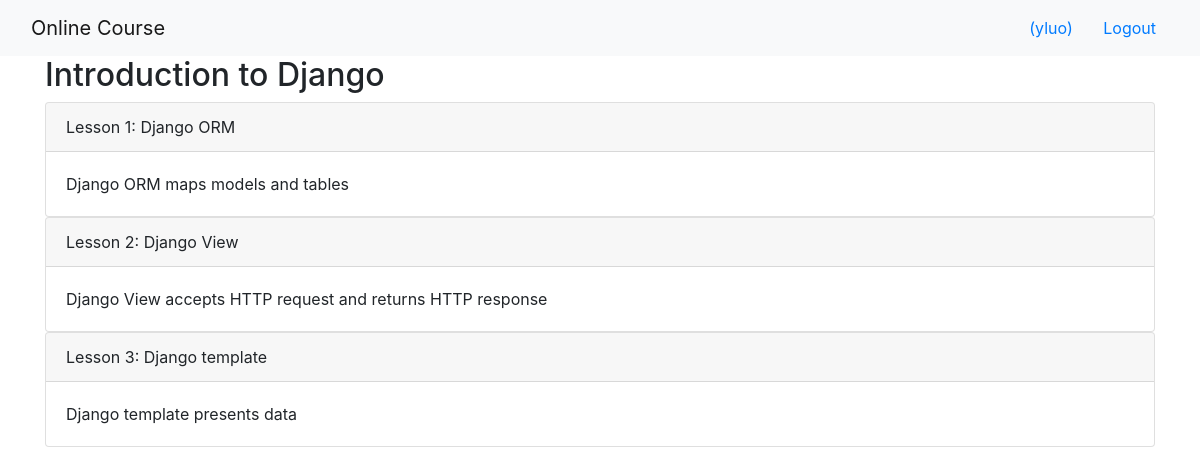
The app's page /onlinecourse/course/1/ (signed in) with its own data.
### onlinecourse/models.py (models this page shows, shortened)
class Course(models.Model):
    name = models.CharField(null=False, max_length=30, default='online course')
    image = models.ImageField(upload_to='course_images/')
    description = models.CharField(max_length=1000)
    pub_date = models.DateField(null=True)
    instructors = models.ManyToManyField(Instructor)
    users = models.ManyToManyField(settings.AUTH_USER_MODEL, through='Enrollment')
    total_enrollment = models.IntegerField(default=0)
    is_enrolled = False

class Lesson(models.Model):
    title = models.CharField(max_length=200, default="title")
    order = models.IntegerField(default=0)
    course = models.ForeignKey(Course, on_delete=models.CASCADE)
    content = models.TextField()

### onlinecourse/views.py (the view)
class CourseDetailsView(generic.DetailView):
    model = Course
    template_name = 'onlinecourse/course_detail.html'

### onlinecourse/templates/onlinecourse/course_detail.html (shortened to what this page needs)
<!DOCTYPE html>
<html lang="en">
    <head>
        {% load static %}
        <link rel="stylesheet" href="https://maxcdn.bootstrapcdn.com/bootstrap/4.5.2/css/bootstrap.min.css">
    </head>
<body>
<nav class="navbar navbar-light bg-light">
    <div class="container-fluid">
        <div class="navbar-header">
            <a class="navbar-brand" href="{% url 'onlinecourse:popular_course_list' %}">Online Course</a>
        </div>
        <ul class="nav navbar-nav navbar-right">
            {% if user.is_authenticated %}
            <li>
                <a class="btn btn-link" href="#">{{ user.first_name }}({{ user.username }})</a>
                <a class="btn btn-link" href="{% url 'onlinecourse:logout' %}">Logout</a>
            </li>
            {% endif %}
        </ul>
    </div>
</nav>
<div class="container">
    <h2>{{ course.name }}</h2>
    <div class="card-columns-vertical">
        {% for lesson in course.lesson_set.all %}
        <div class="card">
            <div class="card-header">Lesson {{ forloop.counter }}: {{ lesson.title }}</div>
            <div class="card-body">{{lesson.content}}</div>
        </div>
        {% endfor %}
    </div>
</div>
</body>
</html>

### records on screen
Course: name "Introduction to Django"
Lesson: title "Django ORM", content "Django ORM maps models and tables"
Lesson: title "Django View", content "Django View accepts HTTP request and returns HTTP response"
Lesson: title "Django template", content "Django template presents data"

### other values on screen
{{ user.username }} "yluo"
